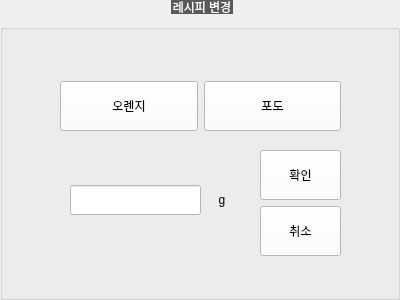
<?xml version="1.0" encoding="UTF-8"?>
<ui version="4.0">
 <class>DialogRecipeIcecream</class>
 <widget class="QDialog" name="DialogRecipeIcecream">
  <property name="geometry">
   <rect>
    <x>0</x>
    <y>0</y>
    <width>400</width>
    <height>300</height>
   </rect>
  </property>
  <property name="windowTitle">
   <string>Dialog</string>
  </property>
  <property name="styleSheet">
   <string notr="true">QGroupBox  {
    margin-top: 10px;
	font: 20pt &quot;함초롬돋움&quot;;
}

QGroupBox::title  {
    subcontrol-origin: margin;
    subcontrol-position: top center;
    padding: 10px 8000px 10px 8000px;
    background-color: #595959;
    color: rgb(255, 255, 255);
}
QLabel {
	font: 10pt &quot;함초롬돋움&quot;;
}
QComboBox{
	font: 10pt &quot;함초롬돋움&quot;;
	background-color: #ffffff
}
QPushButton{
	font: 10pt &quot;함초롬돋움&quot;;
	background-color: #ffffff
}
QLineEdit{
	font: 10pt &quot;함초롬돋움&quot;;
	background-color: #ffffff
}



</string>
  </property>
  <widget class="QStackedWidget" name="stackedWidget">
   <property name="geometry">
    <rect>
     <x>0</x>
     <y>0</y>
     <width>400</width>
     <height>300</height>
    </rect>
   </property>
   <property name="currentIndex">
    <number>3</number>
   </property>
   <widget class="QWidget" name="PAGE_ADD_MENU">
    <widget class="QGroupBox" name="groupBox">
     <property name="geometry">
      <rect>
       <x>0</x>
       <y>0</y>
       <width>400</width>
       <height>300</height>
      </rect>
     </property>
     <property name="title">
      <string>메뉴 추가</string>
     </property>
     <widget class="QWidget" name="layoutWidget">
      <property name="geometry">
       <rect>
        <x>50</x>
        <y>110</y>
        <width>202</width>
        <height>131</height>
       </rect>
      </property>
      <layout class="QVBoxLayout" name="verticalLayout">
       <item>
        <widget class="QLabel" name="label">
         <property name="text">
          <string>메뉴 ID</string>
         </property>
         <property name="alignment">
          <set>Qt::AlignCenter</set>
         </property>
        </widget>
       </item>
       <item>
        <widget class="QLineEdit" name="LE_ADD_MENU_ID">
         <property name="minimumSize">
          <size>
           <width>200</width>
           <height>30</height>
          </size>
         </property>
         <property name="alignment">
          <set>Qt::AlignCenter</set>
         </property>
        </widget>
       </item>
       <item>
        <spacer name="verticalSpacer">
         <property name="orientation">
          <enum>Qt::Vertical</enum>
         </property>
         <property name="sizeHint" stdset="0">
          <size>
           <width>20</width>
           <height>40</height>
          </size>
         </property>
        </spacer>
       </item>
       <item>
        <widget class="QLabel" name="label_2">
         <property name="text">
          <string>메뉴 이름</string>
         </property>
         <property name="alignment">
          <set>Qt::AlignCenter</set>
         </property>
        </widget>
       </item>
       <item>
        <widget class="QLineEdit" name="LE_ADD_MENU_NAME">
         <property name="minimumSize">
          <size>
           <width>200</width>
           <height>30</height>
          </size>
         </property>
         <property name="alignment">
          <set>Qt::AlignCenter</set>
         </property>
        </widget>
       </item>
      </layout>
     </widget>
     <widget class="QWidget" name="layoutWidget_2">
      <property name="geometry">
       <rect>
        <x>290</x>
        <y>120</y>
        <width>81</width>
        <height>108</height>
       </rect>
      </property>
      <layout class="QVBoxLayout" name="verticalLayout_4">
       <item>
        <widget class="QPushButton" name="BTN_ADD_MENU_OK">
         <property name="minimumSize">
          <size>
           <width>50</width>
           <height>50</height>
          </size>
         </property>
         <property name="text">
          <string>확인</string>
         </property>
        </widget>
       </item>
       <item>
        <widget class="QPushButton" name="BTN_ADD_MENU_CANCEL">
         <property name="minimumSize">
          <size>
           <width>50</width>
           <height>50</height>
          </size>
         </property>
         <property name="text">
          <string>취소</string>
         </property>
        </widget>
       </item>
      </layout>
     </widget>
    </widget>
   </widget>
   <widget class="QWidget" name="PAGE_EDIT_MENU">
    <widget class="QGroupBox" name="groupBox_2">
     <property name="geometry">
      <rect>
       <x>0</x>
       <y>0</y>
       <width>400</width>
       <height>300</height>
      </rect>
     </property>
     <property name="title">
      <string>메뉴 변경</string>
     </property>
     <widget class="QWidget" name="layoutWidget">
      <property name="geometry">
       <rect>
        <x>50</x>
        <y>110</y>
        <width>202</width>
        <height>131</height>
       </rect>
      </property>
      <layout class="QVBoxLayout" name="verticalLayout_3">
       <item>
        <widget class="QLabel" name="label_3">
         <property name="text">
          <string>메뉴 ID</string>
         </property>
         <property name="alignment">
          <set>Qt::AlignCenter</set>
         </property>
        </widget>
       </item>
       <item>
        <widget class="QLineEdit" name="LE_EDIT_MENU_ID">
         <property name="minimumSize">
          <size>
           <width>200</width>
           <height>30</height>
          </size>
         </property>
         <property name="alignment">
          <set>Qt::AlignCenter</set>
         </property>
        </widget>
       </item>
       <item>
        <spacer name="verticalSpacer_2">
         <property name="orientation">
          <enum>Qt::Vertical</enum>
         </property>
         <property name="sizeHint" stdset="0">
          <size>
           <width>20</width>
           <height>40</height>
          </size>
         </property>
        </spacer>
       </item>
       <item>
        <widget class="QLabel" name="label_4">
         <property name="text">
          <string>메뉴 이름</string>
         </property>
         <property name="alignment">
          <set>Qt::AlignCenter</set>
         </property>
        </widget>
       </item>
       <item>
        <widget class="QLineEdit" name="LE_EDIT_MENU_NAME">
         <property name="minimumSize">
          <size>
           <width>200</width>
           <height>30</height>
          </size>
         </property>
         <property name="alignment">
          <set>Qt::AlignCenter</set>
         </property>
        </widget>
       </item>
      </layout>
     </widget>
     <widget class="QWidget" name="layoutWidget">
      <property name="geometry">
       <rect>
        <x>290</x>
        <y>120</y>
        <width>81</width>
        <height>108</height>
       </rect>
      </property>
      <layout class="QVBoxLayout" name="verticalLayout_2">
       <item>
        <widget class="QPushButton" name="BTN_EDIT_MENU_OK">
         <property name="minimumSize">
          <size>
           <width>50</width>
           <height>50</height>
          </size>
         </property>
         <property name="text">
          <string>확인</string>
         </property>
        </widget>
       </item>
       <item>
        <widget class="QPushButton" name="BTN_EDIT_MENU_CANCEL">
         <property name="minimumSize">
          <size>
           <width>50</width>
           <height>50</height>
          </size>
         </property>
         <property name="text">
          <string>취소</string>
         </property>
        </widget>
       </item>
      </layout>
     </widget>
    </widget>
   </widget>
   <widget class="QWidget" name="PAGE_ADD_INGREDIENT">
    <widget class="QGroupBox" name="groupBox_3">
     <property name="geometry">
      <rect>
       <x>0</x>
       <y>0</y>
       <width>400</width>
       <height>300</height>
      </rect>
     </property>
     <property name="title">
      <string>레시피 추가</string>
     </property>
     <widget class="QStackedWidget" name="stackedWidget_2">
      <property name="geometry">
       <rect>
        <x>90</x>
        <y>60</y>
        <width>301</width>
        <height>231</height>
       </rect>
      </property>
      <property name="currentIndex">
       <number>1</number>
      </property>
      <widget class="QWidget" name="BLANK">
       <widget class="QLabel" name="label_7">
        <property name="geometry">
         <rect>
          <x>60</x>
          <y>90</y>
          <width>181</width>
          <height>41</height>
         </rect>
        </property>
        <property name="text">
         <string>좌측의 버튼을 눌러주세요.</string>
        </property>
        <property name="alignment">
         <set>Qt::AlignCenter</set>
        </property>
       </widget>
      </widget>
      <widget class="QWidget" name="ICE">
       <widget class="QWidget" name="layoutWidget_3">
        <property name="geometry">
         <rect>
          <x>200</x>
          <y>60</y>
          <width>81</width>
          <height>108</height>
         </rect>
        </property>
        <layout class="QVBoxLayout" name="verticalLayout_6">
         <item>
          <widget class="QPushButton" name="BTN_ICE_OK">
           <property name="minimumSize">
            <size>
             <width>50</width>
             <height>50</height>
            </size>
           </property>
           <property name="text">
            <string>확인</string>
           </property>
          </widget>
         </item>
         <item>
          <widget class="QPushButton" name="BTN_ICE_CANCEL">
           <property name="minimumSize">
            <size>
             <width>50</width>
             <height>50</height>
            </size>
           </property>
           <property name="text">
            <string>취소</string>
           </property>
          </widget>
         </item>
        </layout>
       </widget>
       <widget class="QWidget" name="layoutWidget_10">
        <property name="geometry">
         <rect>
          <x>20</x>
          <y>80</y>
          <width>167</width>
          <height>71</height>
         </rect>
        </property>
        <layout class="QGridLayout" name="gridLayout_6">
         <item row="1" column="1">
          <widget class="QLabel" name="label_17">
           <property name="minimumSize">
            <size>
             <width>30</width>
             <height>0</height>
            </size>
           </property>
           <property name="text">
            <string>g</string>
           </property>
           <property name="alignment">
            <set>Qt::AlignCenter</set>
           </property>
          </widget>
         </item>
         <item row="0" column="0">
          <widget class="QLabel" name="label_10">
           <property name="text">
            <string>아이스크림</string>
           </property>
           <property name="alignment">
            <set>Qt::AlignCenter</set>
           </property>
          </widget>
         </item>
         <item row="1" column="0">
          <widget class="QLineEdit" name="LE_ICECREAM_2">
           <property name="minimumSize">
            <size>
             <width>0</width>
             <height>30</height>
            </size>
           </property>
           <property name="text">
            <string>0</string>
           </property>
           <property name="alignment">
            <set>Qt::AlignCenter</set>
           </property>
          </widget>
         </item>
        </layout>
       </widget>
      </widget>
      <widget class="QWidget" name="COFFEE">
       <widget class="QWidget" name="layoutWidget_17">
        <property name="geometry">
         <rect>
          <x>200</x>
          <y>100</y>
          <width>81</width>
          <height>108</height>
         </rect>
        </property>
        <layout class="QVBoxLayout" name="verticalLayout_17">
         <item>
          <widget class="QPushButton" name="BTN_SYRUP_OK_3">
           <property name="minimumSize">
            <size>
             <width>50</width>
             <height>50</height>
            </size>
           </property>
           <property name="text">
            <string>확인</string>
           </property>
          </widget>
         </item>
         <item>
          <widget class="QPushButton" name="BTN_SYRUP_CANCEL_3">
           <property name="minimumSize">
            <size>
             <width>50</width>
             <height>50</height>
            </size>
           </property>
           <property name="text">
            <string>취소</string>
           </property>
          </widget>
         </item>
        </layout>
       </widget>
       <widget class="QWidget" name="layoutWidget_18">
        <property name="geometry">
         <rect>
          <x>30</x>
          <y>130</y>
          <width>167</width>
          <height>41</height>
         </rect>
        </property>
        <layout class="QGridLayout" name="gridLayout_9">
         <item row="0" column="1">
          <widget class="QLabel" name="label_21">
           <property name="minimumSize">
            <size>
             <width>30</width>
             <height>0</height>
            </size>
           </property>
           <property name="text">
            <string>g</string>
           </property>
           <property name="alignment">
            <set>Qt::AlignCenter</set>
           </property>
          </widget>
         </item>
         <item row="0" column="0">
          <widget class="QLineEdit" name="LE_SLUSH_2">
           <property name="minimumSize">
            <size>
             <width>0</width>
             <height>30</height>
            </size>
           </property>
           <property name="alignment">
            <set>Qt::AlignCenter</set>
           </property>
          </widget>
         </item>
        </layout>
       </widget>
       <widget class="QWidget" name="layoutWidget_19">
        <property name="geometry">
         <rect>
          <x>10</x>
          <y>30</y>
          <width>281</width>
          <height>52</height>
         </rect>
        </property>
        <layout class="QHBoxLayout" name="horizontalLayout_3">
         <item>
          <widget class="QPushButton" name="BTN_SYRUP_VANILA_3">
           <property name="minimumSize">
            <size>
             <width>50</width>
             <height>50</height>
            </size>
           </property>
           <property name="text">
            <string>오렌지</string>
           </property>
          </widget>
         </item>
         <item>
          <widget class="QPushButton" name="BTN_SYRUP_HAZ_3">
           <property name="minimumSize">
            <size>
             <width>50</width>
             <height>50</height>
            </size>
           </property>
           <property name="text">
            <string>포도</string>
           </property>
          </widget>
         </item>
        </layout>
       </widget>
      </widget>
      <widget class="QWidget" name="SODA">
       <widget class="QWidget" name="layoutWidget_20">
        <property name="geometry">
         <rect>
          <x>210</x>
          <y>60</y>
          <width>81</width>
          <height>108</height>
         </rect>
        </property>
        <layout class="QVBoxLayout" name="verticalLayout_18">
         <item>
          <widget class="QPushButton" name="BTN_SODA_OK_3">
           <property name="minimumSize">
            <size>
             <width>50</width>
             <height>50</height>
            </size>
           </property>
           <property name="text">
            <string>확인</string>
           </property>
          </widget>
         </item>
         <item>
          <widget class="QPushButton" name="BTN_SODA_CANCEL_3">
           <property name="minimumSize">
            <size>
             <width>50</width>
             <height>50</height>
            </size>
           </property>
           <property name="text">
            <string>취소</string>
           </property>
          </widget>
         </item>
        </layout>
       </widget>
       <widget class="QWidget" name="layoutWidget_21">
        <property name="geometry">
         <rect>
          <x>10</x>
          <y>60</y>
          <width>81</width>
          <height>108</height>
         </rect>
        </property>
        <layout class="QVBoxLayout" name="verticalLayout_19">
         <item>
          <widget class="QPushButton" name="BTN_BASE_STRAWBERRY_2">
           <property name="minimumSize">
            <size>
             <width>50</width>
             <height>50</height>
            </size>
           </property>
           <property name="text">
            <string>딸기</string>
           </property>
          </widget>
         </item>
         <item>
          <widget class="QPushButton" name="BTN_BASE_CHOCO_2">
           <property name="minimumSize">
            <size>
             <width>50</width>
             <height>50</height>
            </size>
           </property>
           <property name="text">
            <string>초코</string>
           </property>
          </widget>
         </item>
        </layout>
       </widget>
       <widget class="QWidget" name="layoutWidget_22">
        <property name="geometry">
         <rect>
          <x>110</x>
          <y>40</y>
          <width>81</width>
          <height>164</height>
         </rect>
        </property>
        <layout class="QVBoxLayout" name="verticalLayout_20">
         <item>
          <widget class="QPushButton" name="BTN_BASE_1PUMP_2">
           <property name="minimumSize">
            <size>
             <width>50</width>
             <height>50</height>
            </size>
           </property>
           <property name="text">
            <string>1 펌핑</string>
           </property>
          </widget>
         </item>
         <item>
          <widget class="QPushButton" name="BTN_BASE_2PUMP_2">
           <property name="minimumSize">
            <size>
             <width>50</width>
             <height>50</height>
            </size>
           </property>
           <property name="text">
            <string>2 펌핑</string>
           </property>
          </widget>
         </item>
         <item>
          <widget class="QPushButton" name="BTN_BASE_3PUMP_2">
           <property name="minimumSize">
            <size>
             <width>50</width>
             <height>50</height>
            </size>
           </property>
           <property name="text">
            <string>3 펌핑</string>
           </property>
          </widget>
         </item>
        </layout>
       </widget>
      </widget>
     </widget>
     <widget class="QWidget" name="layoutWidget">
      <property name="geometry">
       <rect>
        <x>10</x>
        <y>59</y>
        <width>81</width>
        <height>231</height>
       </rect>
      </property>
      <layout class="QVBoxLayout" name="verticalLayout_5">
       <item>
        <widget class="QPushButton" name="BTN_RECIPE_ICE">
         <property name="minimumSize">
          <size>
           <width>50</width>
           <height>50</height>
          </size>
         </property>
         <property name="text">
          <string>아이스크림</string>
         </property>
        </widget>
       </item>
       <item>
        <widget class="QPushButton" name="BTN_RECIPE_COFFEE">
         <property name="minimumSize">
          <size>
           <width>50</width>
           <height>50</height>
          </size>
         </property>
         <property name="text">
          <string>슬러시</string>
         </property>
        </widget>
       </item>
       <item>
        <widget class="QPushButton" name="BTN_RECIPE_SODA">
         <property name="minimumSize">
          <size>
           <width>50</width>
           <height>50</height>
          </size>
         </property>
         <property name="text">
          <string>아이스크림
소스</string>
         </property>
        </widget>
       </item>
      </layout>
     </widget>
    </widget>
   </widget>
   <widget class="QWidget" name="PAGE_EDIT_INGREDIENT">
    <widget class="QGroupBox" name="groupBox_4">
     <property name="geometry">
      <rect>
       <x>0</x>
       <y>0</y>
       <width>400</width>
       <height>300</height>
      </rect>
     </property>
     <property name="title">
      <string>레시피 변경</string>
     </property>
     <widget class="QStackedWidget" name="SW_EDIT_RECIPE">
      <property name="geometry">
       <rect>
        <x>50</x>
        <y>60</y>
        <width>301</width>
        <height>231</height>
       </rect>
      </property>
      <property name="currentIndex">
       <number>3</number>
      </property>
      <widget class="QWidget" name="BLANK_2"/>
      <widget class="QWidget" name="ICECREAM_2">
       <widget class="QWidget" name="layoutWidget_5">
        <property name="geometry">
         <rect>
          <x>200</x>
          <y>60</y>
          <width>81</width>
          <height>108</height>
         </rect>
        </property>
        <layout class="QVBoxLayout" name="verticalLayout_7">
         <item>
          <widget class="QPushButton" name="BTN_ICE_OK_2">
           <property name="minimumSize">
            <size>
             <width>50</width>
             <height>50</height>
            </size>
           </property>
           <property name="text">
            <string>확인</string>
           </property>
          </widget>
         </item>
         <item>
          <widget class="QPushButton" name="BTN_ICE_CANCEL_2">
           <property name="minimumSize">
            <size>
             <width>50</width>
             <height>50</height>
            </size>
           </property>
           <property name="text">
            <string>취소</string>
           </property>
          </widget>
         </item>
        </layout>
       </widget>
       <widget class="QWidget" name="layoutWidget_6">
        <property name="geometry">
         <rect>
          <x>20</x>
          <y>80</y>
          <width>167</width>
          <height>71</height>
         </rect>
        </property>
        <layout class="QGridLayout" name="gridLayout_5">
         <item row="1" column="1">
          <widget class="QLabel" name="label_14">
           <property name="minimumSize">
            <size>
             <width>30</width>
             <height>0</height>
            </size>
           </property>
           <property name="text">
            <string>g</string>
           </property>
           <property name="alignment">
            <set>Qt::AlignCenter</set>
           </property>
          </widget>
         </item>
         <item row="0" column="0">
          <widget class="QLabel" name="label_9">
           <property name="text">
            <string>아이스크림</string>
           </property>
           <property name="alignment">
            <set>Qt::AlignCenter</set>
           </property>
          </widget>
         </item>
         <item row="1" column="0">
          <widget class="QLineEdit" name="LE_ICECREAM">
           <property name="minimumSize">
            <size>
             <width>0</width>
             <height>30</height>
            </size>
           </property>
           <property name="text">
            <string>0</string>
           </property>
           <property name="alignment">
            <set>Qt::AlignCenter</set>
           </property>
          </widget>
         </item>
        </layout>
       </widget>
      </widget>
      <widget class="QWidget" name="BASE">
       <widget class="QWidget" name="layoutWidget_11">
        <property name="geometry">
         <rect>
          <x>210</x>
          <y>60</y>
          <width>81</width>
          <height>108</height>
         </rect>
        </property>
        <layout class="QVBoxLayout" name="verticalLayout_13">
         <item>
          <widget class="QPushButton" name="BTN_SODA_OK_2">
           <property name="minimumSize">
            <size>
             <width>50</width>
             <height>50</height>
            </size>
           </property>
           <property name="text">
            <string>확인</string>
           </property>
          </widget>
         </item>
         <item>
          <widget class="QPushButton" name="BTN_SODA_CANCEL_2">
           <property name="minimumSize">
            <size>
             <width>50</width>
             <height>50</height>
            </size>
           </property>
           <property name="text">
            <string>취소</string>
           </property>
          </widget>
         </item>
        </layout>
       </widget>
       <widget class="QWidget" name="layoutWidget_12">
        <property name="geometry">
         <rect>
          <x>10</x>
          <y>60</y>
          <width>81</width>
          <height>108</height>
         </rect>
        </property>
        <layout class="QVBoxLayout" name="verticalLayout_15">
         <item>
          <widget class="QPushButton" name="BTN_BASE_STRAWBERRY">
           <property name="minimumSize">
            <size>
             <width>50</width>
             <height>50</height>
            </size>
           </property>
           <property name="text">
            <string>딸기</string>
           </property>
          </widget>
         </item>
         <item>
          <widget class="QPushButton" name="BTN_BASE_CHOCO">
           <property name="minimumSize">
            <size>
             <width>50</width>
             <height>50</height>
            </size>
           </property>
           <property name="text">
            <string>초코</string>
           </property>
          </widget>
         </item>
        </layout>
       </widget>
       <widget class="QWidget" name="layoutWidget_16">
        <property name="geometry">
         <rect>
          <x>110</x>
          <y>40</y>
          <width>81</width>
          <height>164</height>
         </rect>
        </property>
        <layout class="QVBoxLayout" name="verticalLayout_16">
         <item>
          <widget class="QPushButton" name="BTN_BASE_1PUMP">
           <property name="minimumSize">
            <size>
             <width>50</width>
             <height>50</height>
            </size>
           </property>
           <property name="text">
            <string>1 펌핑</string>
           </property>
          </widget>
         </item>
         <item>
          <widget class="QPushButton" name="BTN_BASE_2PUMP">
           <property name="minimumSize">
            <size>
             <width>50</width>
             <height>50</height>
            </size>
           </property>
           <property name="text">
            <string>2 펌핑</string>
           </property>
          </widget>
         </item>
         <item>
          <widget class="QPushButton" name="BTN_BASE_3PUMP">
           <property name="minimumSize">
            <size>
             <width>50</width>
             <height>50</height>
            </size>
           </property>
           <property name="text">
            <string>3 펌핑</string>
           </property>
          </widget>
         </item>
        </layout>
       </widget>
      </widget>
      <widget class="QWidget" name="SLUSH">
       <widget class="QWidget" name="layoutWidget_13">
        <property name="geometry">
         <rect>
          <x>210</x>
          <y>90</y>
          <width>81</width>
          <height>108</height>
         </rect>
        </property>
        <layout class="QVBoxLayout" name="verticalLayout_14">
         <item>
          <widget class="QPushButton" name="BTN_SYRUP_OK_2">
           <property name="minimumSize">
            <size>
             <width>50</width>
             <height>50</height>
            </size>
           </property>
           <property name="text">
            <string>확인</string>
           </property>
          </widget>
         </item>
         <item>
          <widget class="QPushButton" name="BTN_SYRUP_CANCEL_2">
           <property name="minimumSize">
            <size>
             <width>50</width>
             <height>50</height>
            </size>
           </property>
           <property name="text">
            <string>취소</string>
           </property>
          </widget>
         </item>
        </layout>
       </widget>
       <widget class="QWidget" name="layoutWidget_14">
        <property name="geometry">
         <rect>
          <x>20</x>
          <y>120</y>
          <width>167</width>
          <height>41</height>
         </rect>
        </property>
        <layout class="QGridLayout" name="gridLayout_8">
         <item row="0" column="1">
          <widget class="QLabel" name="label_20">
           <property name="minimumSize">
            <size>
             <width>30</width>
             <height>0</height>
            </size>
           </property>
           <property name="text">
            <string>g</string>
           </property>
           <property name="alignment">
            <set>Qt::AlignCenter</set>
           </property>
          </widget>
         </item>
         <item row="0" column="0">
          <widget class="QLineEdit" name="LE_SLUSH">
           <property name="minimumSize">
            <size>
             <width>0</width>
             <height>30</height>
            </size>
           </property>
           <property name="alignment">
            <set>Qt::AlignCenter</set>
           </property>
          </widget>
         </item>
        </layout>
       </widget>
       <widget class="QWidget" name="layoutWidget_15">
        <property name="geometry">
         <rect>
          <x>10</x>
          <y>20</y>
          <width>281</width>
          <height>52</height>
         </rect>
        </property>
        <layout class="QHBoxLayout" name="horizontalLayout_2">
         <item>
          <widget class="QPushButton" name="BTN_SYRUP_VANILA_2">
           <property name="minimumSize">
            <size>
             <width>50</width>
             <height>50</height>
            </size>
           </property>
           <property name="text">
            <string>오렌지</string>
           </property>
          </widget>
         </item>
         <item>
          <widget class="QPushButton" name="BTN_SYRUP_HAZ_2">
           <property name="minimumSize">
            <size>
             <width>50</width>
             <height>50</height>
            </size>
           </property>
           <property name="text">
            <string>포도</string>
           </property>
          </widget>
         </item>
        </layout>
       </widget>
      </widget>
     </widget>
    </widget>
   </widget>
  </widget>
 </widget>
 <resources/>
 <connections/>
</ui>
